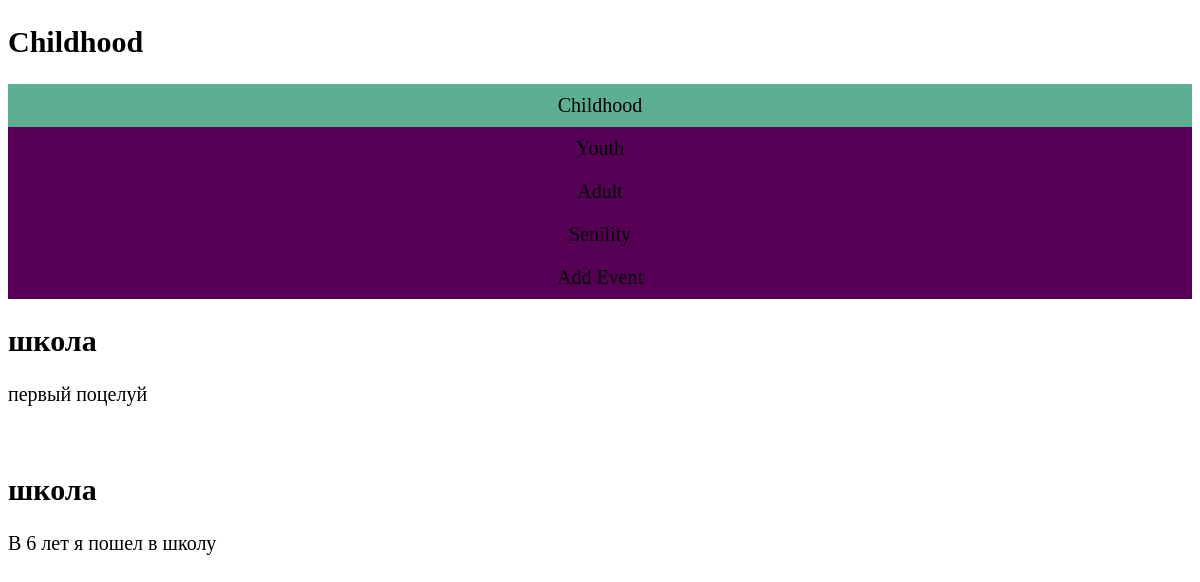
Before: / with the older database file.
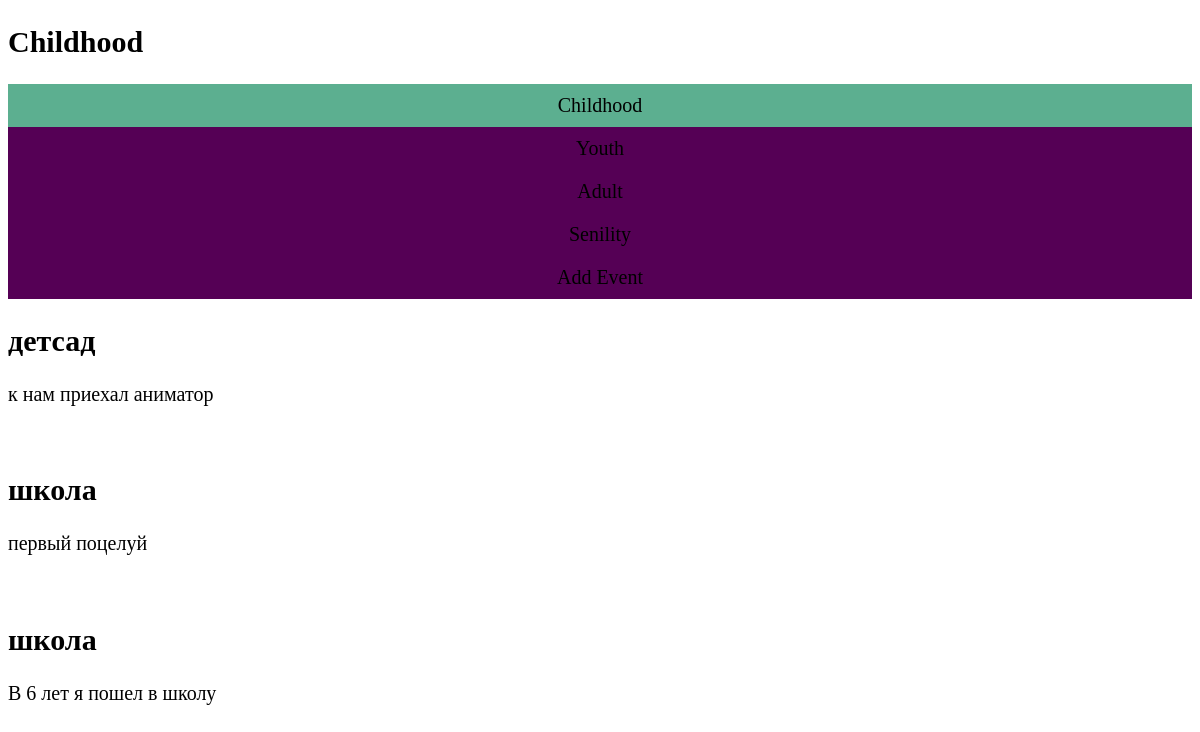
After: the same page with the newer database file.
### life/models.py (models this page shows, shortened)
class Events(models.Model):
    title = models.CharField(max_length=20)
    content = models.TextField(max_length=200)
    published = models.DateTimeField(auto_now_add=True)
    period = models.ForeignKey('Period', on_delete=models.PROTECT)
    class Meta:
        verbose_name = 'Событие'
        verbose_name_plural = 'События'
        ordering = ['-published']

### life/views.py (the view)
# urls.py: path('', childhood),
def childhood(request):  # request - obaviazkova
    data = Events.objects.filter(period__name='Childhood')
    return render(request, 'life/childhood.html', {"data": data})

### life/templates/life/childhood.html
{% extends "life/common.html" %}
{% block header %}
     <h2>Childhood</h2>
{% endblock %}
{% block content %}
    {% for new in data %}
        <h2>{{ new.title }}</h2>
        <p>{{ new.content }}</p>
        <br>
    {% endfor %}
{% endblock %}

Changed rows visible on the page:
added Events: title "детсад", content "к нам приехал аниматор"
